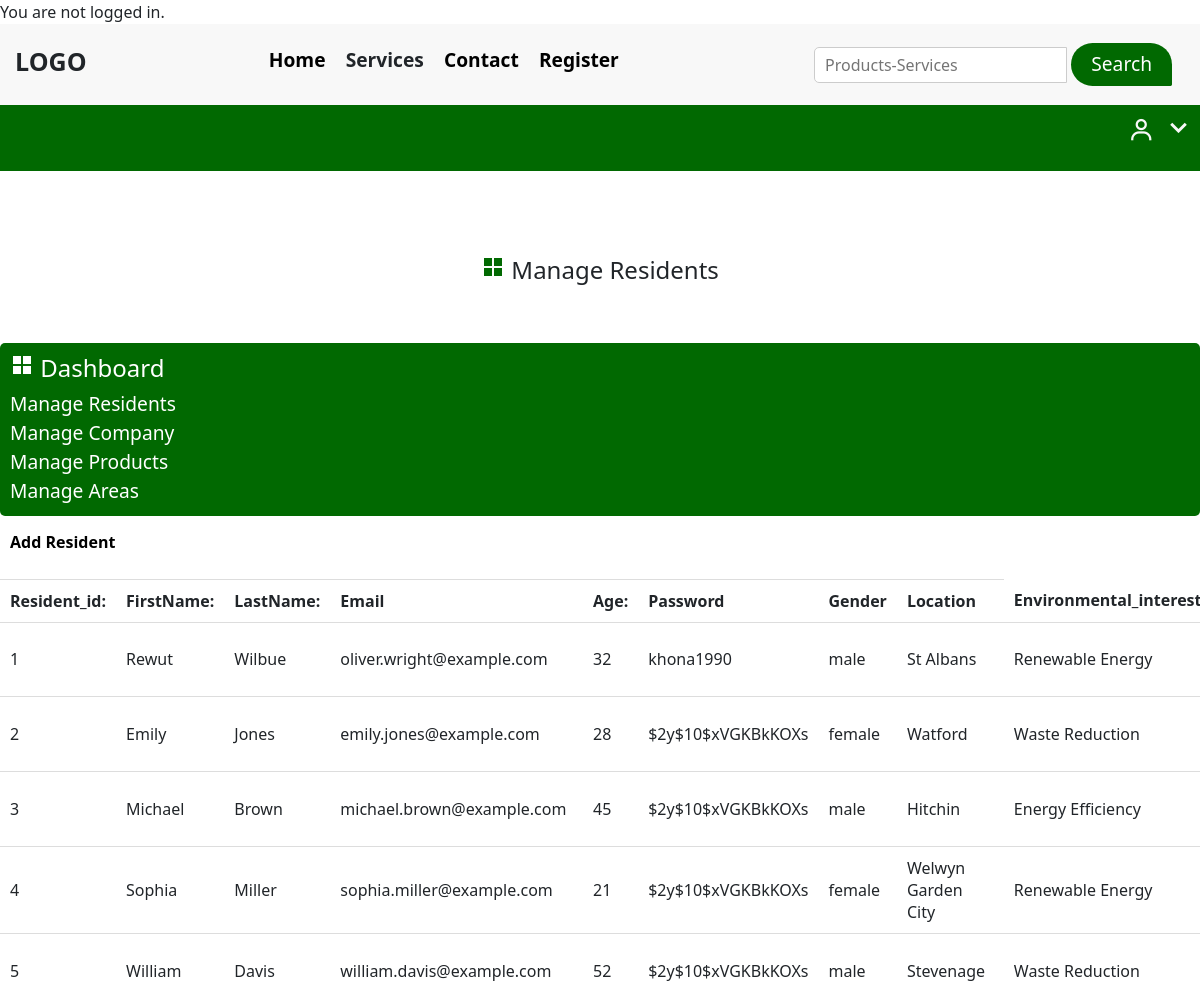
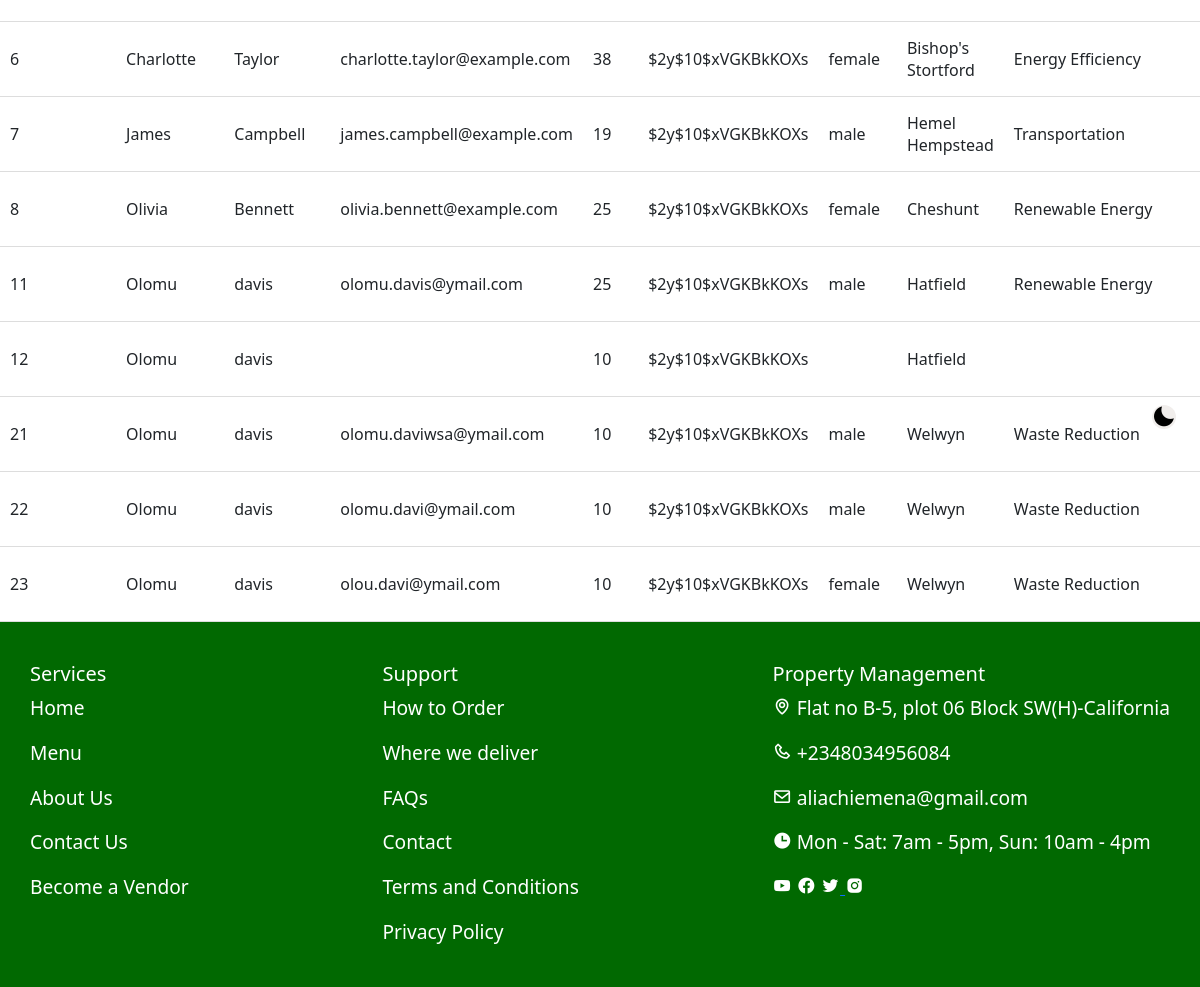
The app's page /admin_main_page.php with its own data (2 pictures, top to bottom).
### tables this page shows
CREATE TABLE `resident` (
  `Resident_id` int(11) NOT NULL,
  `FirstName` varchar(255) NOT NULL,
  `LastName` varchar(255) NOT NULL,
  `Email` varchar(50) NOT NULL,
  `AGE` int(11) DEFAULT NULL,
  `Password` varchar(255) NOT NULL,
  `Gender` enum('male','female','other') DEFAULT NULL,
  `Location` varchar(255) DEFAULT NULL,
  `Environmental_interests` varchar(255) DEFAULT NULL
);

### admin_main_page.php (the view, shortened to what this page needs)
    <?php
require('nav.php');
$conn = db_connect();
?>
<!DOCTYPE html>
<html lang="en">
<head>
    <link href='https://unpkg.com/boxicons@2.1.4/css/boxicons.min.css' rel='stylesheet'>
    <link rel="stylesheet" href="https://cdn.jsdelivr.net/npm/bootstrap@5.3.3/dist/css/bootstrap.min.css"/>
    <link rel="stylesheet" href="Frontend/public/resident.css">
    <link rel="stylesheet" href="Frontend/public/index.css">
    <link rel="stylesheet" href="Frontend/public/dashboard.css">
</head>
<body>
        <div class="userLogin">
            <div class="logon">
                <p>
                    <i class='bx bx-user'></i><span class="username" id="username"> </span>
                    <span><i class='bx bx-chevron-down arrow_down' id="user_icon"></i></span>
                </p>
            </div>
        </div>
         <div class="container-fluid backgroundChanger">
            <button id="background" type="button"><i class='backgroundNew bx bxs-moon' ></i></button>
        </div>
        <div style="display: flex; justify-content: space-around; margin-top: 50px; margin-bottom: 50px;">
            <h4><span class="material-icons-sharp dashboard_icon"> grid_view </span> Manage Residents</h4>
        </div>
        <div class="side_dashboard_container">
                <div id="sideNav" class="side_dashboard">
                    <h4><span class="material-icons-sharp dashboard_icon side_dashboard_icon"> grid_view </span> Dashboard</h4>
                </div>
                <div class="dashboard_items">
                    <div id="manage_residents" class="manage_residents dashboard_option" data-table="display_residents"><a href="">Manage Residents</a></div>
                    <div id="manage_company" class="manage_company dashboard_option" data-table="display_company"><a href="manage_company.php">Manage Company</a></div>
                    <div id="manage_products" class="manage_products dashboard_option" data-table="display_products"><a href="manage_product.php">Manage Products</a></div>
                    <div id="manage_areas" class="manage_areas dashboard_option" data-table="display_areas"><a href="manage_area.php">Manage Areas</a></div>
                </div>
            </div>
        <div class="container_fluid dashboard_container">
            <table id="display_residents" class="display_residents dashboard_table">
                <thead>
                    <tr>
                        <td colspan="8">
                            <p align="lef"> <a href="../Frontend/Resident/resident.html"> Add Resident </a> </p>
                        </td>
                    </tr>
                    <tr>
                        <th width="">Resident_id:</th>
                        <th width="">FirstName:</th>
                        <th width="">LastName:</th>
                        <th width="">Email</th>
                        <th width="">Age:</th>
                        <th width="">Password</th>
                        <th width="">Gender</th>
                        <th width="">Location</th>
                        <th width="">Environmental_interests</th>
                    </tr>
                </thead>
                <?php
        $sql_query = "SELECT * FROM Resident";
        $result = $conn->query($sql_query);
        if ($result->num_rows > 0) {
            while ($row = $result->fetch_assoc()) { ?>
                    <tr>
                        <td width="50px"><?php echo $row['Resident_id']; ?>
                        </td>
                        <td width="50px"><?php echo $row['FirstName']; ?></td>
                        <td width="50px"><?php echo $row['LastName']; ?></td>
                        <td width="50px"><?php echo $row['Email']; ?></td>
                        <td width="50px"><?php echo $row['AGE']; ?></td>
                        <td width="50px"><?php echo $row['Password']; ?></td>
                        <td width="50px"><?php echo $row['Gender']; ?></td>
                        <td width="50px"><?php echo $row['Location']; ?></td>
                        <td width="50px"><?php echo $row['Environmental_interests']; ?></td>
                    </tr>
                     <?php }
                } ?>
            </table>
        </div>
     <?php
require_once('footer.php');
?>
</body>
</html>

### Frontend/public/resident.css (style rules this page uses)
* { box-sizing: border-box; }
:root { --pink: rgb(240, 69, 43); --pinkAlt: rgb(199, 50, 27); --red: red; --green: rgb(86, 141, 51); --greenAlt: rgba(0, 129, 0, 0.945); --greentexiary: rgb(32, 150, 124); --blue: rgb(30, 144, 255); --sec_white: white; --sec_gray: rgb(248, 248, 248); --texiary_yellow: rgb(255, 238, 136); --texiary_brown: rgb(204, 187, 168); --milkcolor: rgb(241, 238, 236); --black: black; --grey: rgba(24, 23, 23, 0.301); --border-radius: 30px 30px 2px; --font-size: 1.2rem; }
div { font-size: var(--font-size); }
.backgroundChanger { cursor: pointer; position: sticky; text-align: end; padding-top: 10px; left: 95%; top: 70%; cursor: pointer; width: 30px; }
#background { font-size: 1.5rem; border-radius: 50%; border: none; background-color: var(--milkcolor); }

### Frontend/public/index.css (style rules this page uses)
:root { --pink: rgb(240, 69, 43); --pinkAlt: rgb(199, 50, 27); --green: rgb(86, 141, 51); --greenAlt: rgb(1, 105, 1); --greentexiary: rgb(32, 150, 124); --blue: rgb(30, 144, 255); --black: black; --sec_white: white; --sec_gray: rgb(248, 248, 248); --texiary_yellow: rgb(255, 238, 136); --texiary_brown: rgb(204, 187, 168); --border-radius: 30px 30px 2px; --font-size: 1.2rem; }
.userLogin { text-align: right; }
.logon { background-color: var(--greenAlt); color: var(--sec_gray); padding: 4px; }
.logon>p>i { font-size: 27px; }
.logon>p .username { font-size: 1.5rem; }
.arrow_down, .addUser { font-size: 35px; cursor: pointer; }
.container-fluid { margin-bottom: 35px; }

### navbar/navbar.css (style rules this page uses)
* { margin: 0; padding: 0; box-sizing: border-box; }
body { font-family: sans-serif; }
.backgroundChanger { position: sticky; text-align: end; padding-top: 10px; left: 95%; top: 70%; cursor: pointer; width: 30px; }

### Frontend/public/dashboard.css (style rules this page uses)
.side_dashboard_container { display: block; text-decoration: none; padding: 10px; margin-bottom: 5px; border-radius: 5px; cursor: pointer; color: var(--sec_white); background-color: var(--greenAlt); width: 100%; }
.dashboard_icon { color: var(--greenAlt); }
.side_dashboard_icon { color: var(--sec_white); }
.dashboard_items > div { transition: transform 0.3s ease; }
.dashboard_items a { text-decoration: none; color: var(--sec_white); }
.dashboard_container { width: 100%; overflow-x: auto; }
table { width: 100%; }
td>p>a { text-decoration: none; color: var(--black); font-weight: 600; }
th,td { padding: 10px; text-align: left; border-bottom: 1px solid #ddd; }

### records on screen
resident: Resident_id "1", FirstName "Rewut", LastName "Wilbue", Email "oliver.wright@example.com", AGE "32", Password "khona1990", Gender "male", Location "St Albans", Environmental_interests "Renewable Energy"
resident: Resident_id "2", FirstName "Emily", LastName "Jones", Email "emily.jones@example.com", AGE "28", Password "$2y$10$xVGKBkKOXs", Gender "female", Location "Watford", Environmental_interests "Waste Reduction"
resident: Resident_id "3", FirstName "Michael", LastName "Brown", Email "michael.brown@example.com", AGE "45", Password "$2y$10$xVGKBkKOXs", Gender "male", Location "Hitchin", Environmental_interests "Energy Efficiency"
resident: Resident_id "4", FirstName "Sophia", LastName "Miller", Email "sophia.miller@example.com", AGE "21", Password "$2y$10$xVGKBkKOXs", Gender "female", Location "Welwyn Garden City", Environmental_interests "Renewable Energy"
resident: Resident_id "5", FirstName "William", LastName "Davis", Email "william.davis@example.com", AGE "52", Password "$2y$10$xVGKBkKOXs", Gender "male", Location "Stevenage", Environmental_interests "Waste Reduction"
resident: Resident_id "6", FirstName "Charlotte", LastName "Taylor", Email "charlotte.taylor@example.com", AGE "38", Password "$2y$10$xVGKBkKOXs", Gender "female", Location "Bishop's Stortford", Environmental_interests "Energy Efficiency"
resident: Resident_id "7", FirstName "James", LastName "Campbell", Email "james.campbell@example.com", AGE "19", Password "$2y$10$xVGKBkKOXs", Gender "male", Location "Hemel Hempstead", Environmental_interests "Transportation"
resident: Resident_id "8", FirstName "Olivia", LastName "Bennett", Email "olivia.bennett@example.com", AGE "25", Password "$2y$10$xVGKBkKOXs", Gender "female", Location "Cheshunt", Environmental_interests "Renewable Energy"
resident: Resident_id "11", FirstName "Olomu", LastName "davis", Email "olomu.davis@ymail.com", AGE "25", Password "$2y$10$xVGKBkKOXs", Gender "male", Location "Hatfield", Environmental_interests "Renewable Energy"
resident: Resident_id "12", FirstName "Olomu", LastName "davis", AGE "10", Password "$2y$10$xVGKBkKOXs", Location "Hatfield"
resident: Resident_id "21", FirstName "Olomu", LastName "davis", Email "olomu.daviwsa@ymail.com", AGE "10", Password "$2y$10$xVGKBkKOXs", Gender "male", Location "Welwyn", Environmental_interests "Waste Reduction"
resident: Resident_id "22", FirstName "Olomu", LastName "davis", Email "olomu.davi@ymail.com", AGE "10", Password "$2y$10$xVGKBkKOXs", Gender "male", Location "Welwyn", Environmental_interests "Waste Reduction"
resident: Resident_id "23", FirstName "Olomu", LastName "davis", Email "olou.davi@ymail.com", AGE "10", Password "$2y$10$xVGKBkKOXs", Gender "female", Location "Welwyn", Environmental_interests "Waste Reduction"
